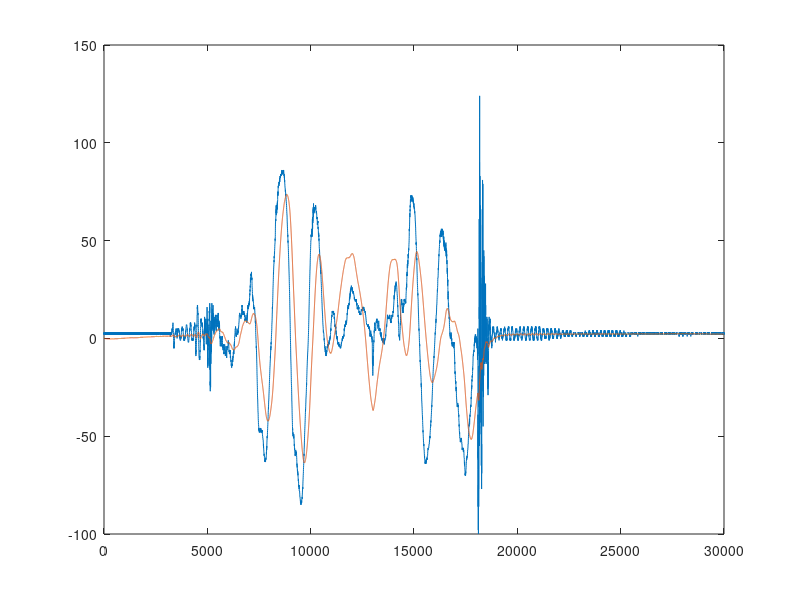
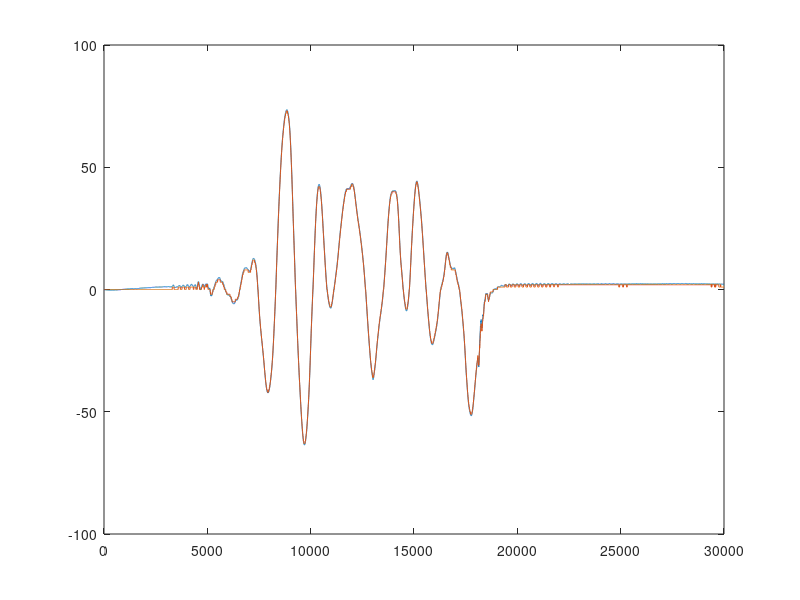
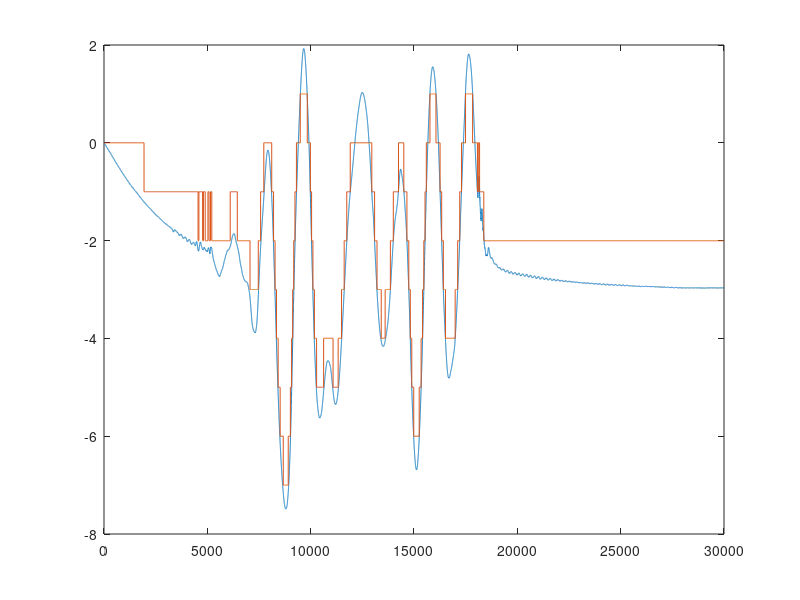

These figures' MATLAB source, in order:
clear all;
load out.dat;
phi=out(:,1);
phi_kalman=out(:,2);
p_kalman=out(:,3);
p_bias=out(:,4);
phi_kalman_int=out(:,5);
p_kalman_int=out(:,6);
p_bias_int=out(:,7);
figure;
plot(phi);
hold all;
plot(phi_kalman);
figure;
plot(phi_kalman);
hold all;
plot(phi_kalman_int);
figure;
plot(p_bias);
hold all;
plot(p_bias_int);